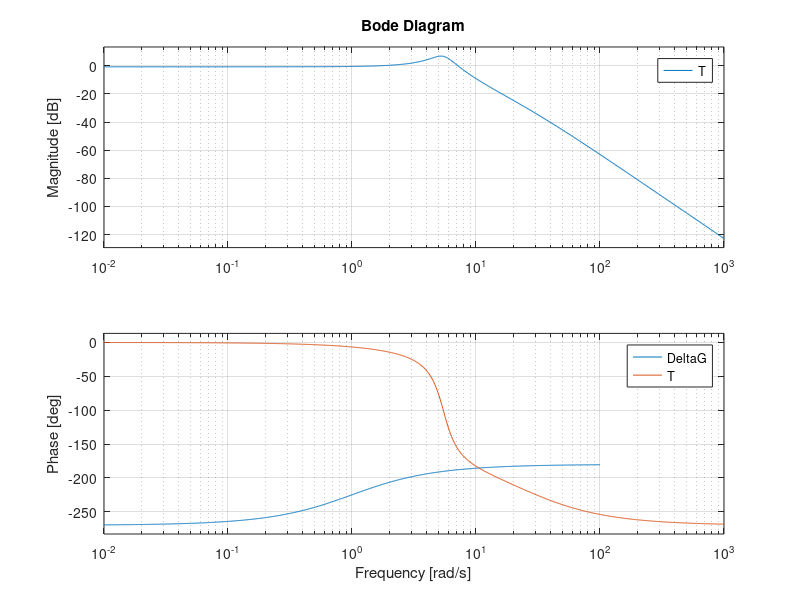
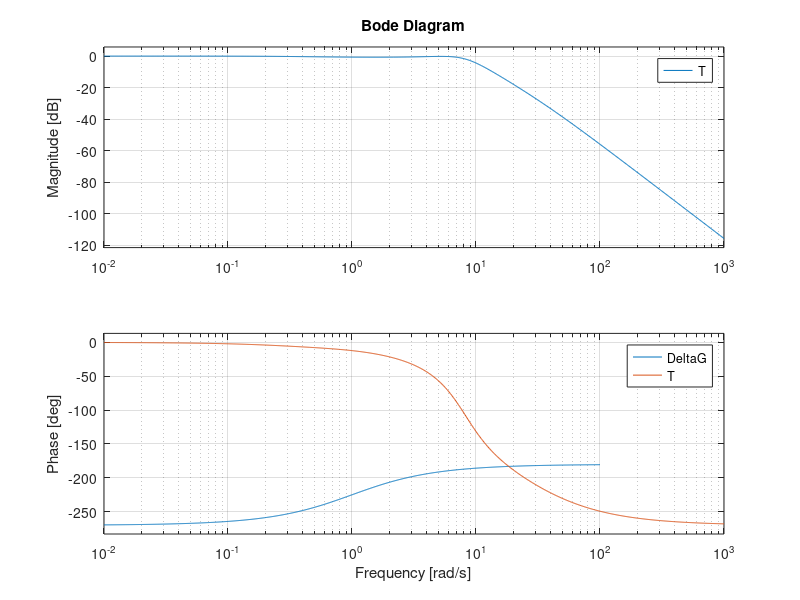

Write the MATLAB code that produced these figures, in order.
% Övning 6.10
% Linnea Persson 2017
% laperss@kth.se

% Use the same system as in the previous exercise
% G0 = G*(1/(s+1)) = G*(1-s/(s+1)) => DeltaG = -s/(s+1)

clear all;
s = tf('s');
G = 725/((s+1)*(s+2.5)*(s+25));
deltaG = -s/(s+1);


%% F(s) = 1
figure(1)
F = 1; 
T = F*G/(1+F*G);

bode(1/deltaG)
hold on
bode(T)
legend('DeltaG', 'T')

%% F(s) = lead lag
figure(2)

F = 0.46*(0.45*s+1)/(0.09*s+1)*(2*s+1)/(2*s);
T = F*G/(1+F*G);

bode(1/deltaG)
hold on
bode(T)
legend('DeltaG', 'T')